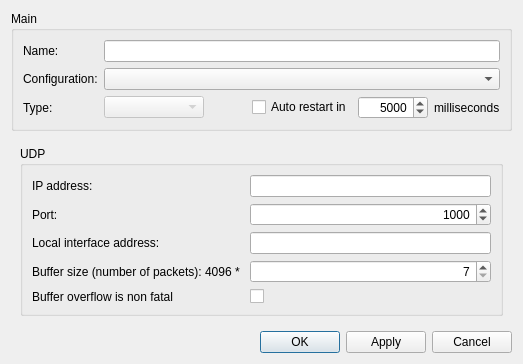
<?xml version="1.0" encoding="UTF-8"?>
<ui version="4.0">
 <class>EditSourceDialog</class>
 <widget class="QDialog" name="EditSourceDialog">
  <property name="geometry">
   <rect>
    <x>0</x>
    <y>0</y>
    <width>523</width>
    <height>359</height>
   </rect>
  </property>
  <property name="windowTitle">
   <string/>
  </property>
  <layout class="QVBoxLayout" name="verticalLayout">
   <item>
    <widget class="QGroupBox" name="groupBox_2">
     <property name="title">
      <string>Main</string>
     </property>
     <layout class="QGridLayout" name="gridLayout">
      <item row="0" column="0">
       <widget class="QLabel" name="label">
        <property name="text">
         <string>Name:</string>
        </property>
       </widget>
      </item>
      <item row="1" column="0">
       <widget class="QLabel" name="label_2">
        <property name="text">
         <string>Configuration:</string>
        </property>
       </widget>
      </item>
      <item row="2" column="0">
       <widget class="QLabel" name="label_3">
        <property name="text">
         <string>Type:</string>
        </property>
       </widget>
      </item>
      <item row="2" column="1">
       <widget class="QComboBox" name="typeComboBox">
        <property name="enabled">
         <bool>false</bool>
        </property>
        <property name="minimumSize">
         <size>
          <width>100</width>
          <height>0</height>
         </size>
        </property>
       </widget>
      </item>
      <item row="2" column="2">
       <spacer name="horizontalSpacer">
        <property name="orientation">
         <enum>Qt::Horizontal</enum>
        </property>
        <property name="sizeHint" stdset="0">
         <size>
          <width>38</width>
          <height>20</height>
         </size>
        </property>
       </spacer>
      </item>
      <item row="2" column="3">
       <widget class="QCheckBox" name="enableAutoRestartCheckBox">
        <property name="text">
         <string>Auto restart in</string>
        </property>
       </widget>
      </item>
      <item row="2" column="4">
       <widget class="QSpinBox" name="restartIntervalSpinBox">
        <property name="minimumSize">
         <size>
          <width>70</width>
          <height>0</height>
         </size>
        </property>
        <property name="alignment">
         <set>Qt::AlignRight|Qt::AlignTrailing|Qt::AlignVCenter</set>
        </property>
        <property name="minimum">
         <number>1000</number>
        </property>
        <property name="maximum">
         <number>999999999</number>
        </property>
        <property name="value">
         <number>5000</number>
        </property>
       </widget>
      </item>
      <item row="2" column="5">
       <widget class="QLabel" name="label_5">
        <property name="text">
         <string>milliseconds</string>
        </property>
       </widget>
      </item>
      <item row="0" column="1" colspan="5">
       <widget class="QLineEdit" name="nameLineEdit"/>
      </item>
      <item row="1" column="1" colspan="5">
       <widget class="QComboBox" name="configComboBox"/>
      </item>
     </layout>
    </widget>
   </item>
   <item>
    <widget class="QStackedWidget" name="stackedWidget">
     <property name="currentIndex">
      <number>0</number>
     </property>
     <widget class="QWidget" name="udpPage">
      <layout class="QVBoxLayout" name="verticalLayout_3">
       <item>
        <widget class="QGroupBox" name="groupBox">
         <property name="title">
          <string>UDP</string>
         </property>
         <layout class="QFormLayout" name="formLayout">
          <item row="0" column="0">
           <widget class="QLabel" name="label_4">
            <property name="text">
             <string>IP address:</string>
            </property>
           </widget>
          </item>
          <item row="0" column="1">
           <widget class="QLineEdit" name="udpMulticastAddressLineEdit">
            <property name="sizePolicy">
             <sizepolicy hsizetype="Expanding" vsizetype="Fixed">
              <horstretch>1</horstretch>
              <verstretch>0</verstretch>
             </sizepolicy>
            </property>
           </widget>
          </item>
          <item row="1" column="0">
           <widget class="QLabel" name="label_6">
            <property name="text">
             <string>Port:</string>
            </property>
           </widget>
          </item>
          <item row="1" column="1">
           <widget class="QSpinBox" name="udpPortSpinBox">
            <property name="minimumSize">
             <size>
              <width>100</width>
              <height>0</height>
             </size>
            </property>
            <property name="alignment">
             <set>Qt::AlignRight|Qt::AlignTrailing|Qt::AlignVCenter</set>
            </property>
            <property name="minimum">
             <number>1</number>
            </property>
            <property name="maximum">
             <number>65535</number>
            </property>
            <property name="value">
             <number>1000</number>
            </property>
           </widget>
          </item>
          <item row="2" column="0">
           <widget class="QLabel" name="label_7">
            <property name="text">
             <string>Local interface address:</string>
            </property>
           </widget>
          </item>
          <item row="2" column="1">
           <widget class="QLineEdit" name="udpLocalAddressLineEdit"/>
          </item>
          <item row="3" column="0">
           <widget class="QLabel" name="label_8">
            <property name="text">
             <string>Buffer size (number of packets): 4096 * </string>
            </property>
           </widget>
          </item>
          <item row="3" column="1">
           <widget class="QSpinBox" name="udpBufferSizeSpinBox">
            <property name="minimumSize">
             <size>
              <width>70</width>
              <height>0</height>
             </size>
            </property>
            <property name="alignment">
             <set>Qt::AlignRight|Qt::AlignTrailing|Qt::AlignVCenter</set>
            </property>
            <property name="minimum">
             <number>7</number>
            </property>
            <property name="maximum">
             <number>999999999</number>
            </property>
            <property name="value">
             <number>7</number>
            </property>
           </widget>
          </item>
          <item row="4" column="0">
           <widget class="QLabel" name="label_9">
            <property name="text">
             <string>Buffer overflow is non fatal</string>
            </property>
           </widget>
          </item>
          <item row="4" column="1">
           <widget class="QCheckBox" name="udpOverrunNonFatalCheckBox">
            <property name="text">
             <string/>
            </property>
           </widget>
          </item>
         </layout>
        </widget>
       </item>
      </layout>
     </widget>
     <widget class="QWidget" name="filePage"/>
    </widget>
   </item>
   <item>
    <spacer name="verticalSpacer">
     <property name="orientation">
      <enum>Qt::Vertical</enum>
     </property>
     <property name="sizeHint" stdset="0">
      <size>
       <width>440</width>
       <height>1</height>
      </size>
     </property>
    </spacer>
   </item>
   <item>
    <layout class="QHBoxLayout" name="horizontalLayout_2">
     <item>
      <spacer name="horizontalSpacer_2">
       <property name="orientation">
        <enum>Qt::Horizontal</enum>
       </property>
       <property name="sizeHint" stdset="0">
        <size>
         <width>40</width>
         <height>20</height>
        </size>
       </property>
      </spacer>
     </item>
     <item>
      <widget class="QPushButton" name="okButton">
       <property name="text">
        <string>OK</string>
       </property>
      </widget>
     </item>
     <item>
      <widget class="QPushButton" name="applyButton">
       <property name="text">
        <string>Apply</string>
       </property>
      </widget>
     </item>
     <item>
      <widget class="QPushButton" name="cancelButton">
       <property name="text">
        <string>Cancel</string>
       </property>
      </widget>
     </item>
    </layout>
   </item>
  </layout>
 </widget>
 <resources/>
 <connections/>
</ui>
